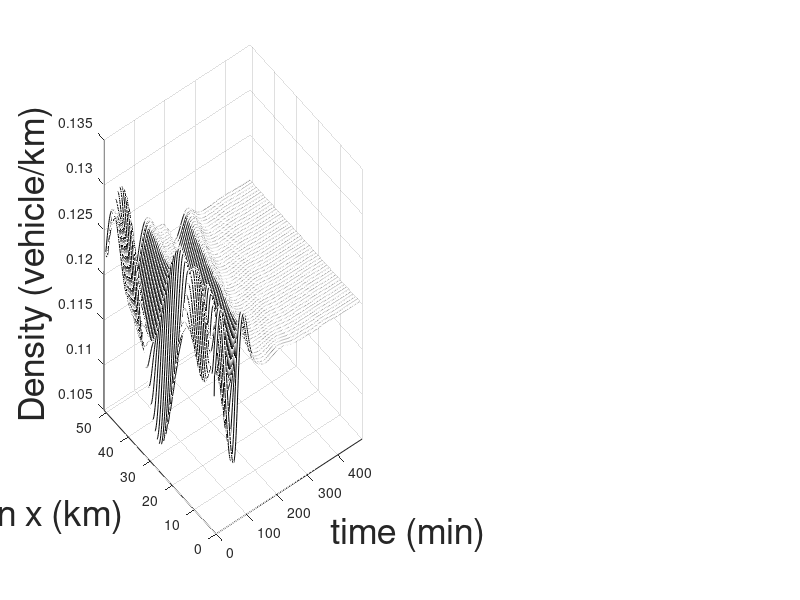

MATLAB code for this plot: (Note: this script raises an error after producing the figure.)
clc;
clear all;
close all;

%% Backstepping - Outlet CASE1
BKST_Outlet = load('ARZ_Backstep_Outlet_Results.mat');

r = BKST_Outlet.r_vec_bcmk;
v = BKST_Outlet.v_vec_bcmk*3.6;

[M,N]= size(BKST_Outlet.r_vec_bcmk);


figure()
colormap([0  0  0]);
subplot(1,2,1);
surf(r(:, 1:N/2),'FaceColor','white','EdgeColor','interp','MeshStyle','row');
axis([0, N/2, 0, M, 0.105, 0.135]);
ylabel('Position x (km)','fontsize', 26)
xlabel('time (min)','fontsize', 26)
zlabel('Density (vehicle/km)','fontsize', 26)
%title('rho','fontsize', 22)
ax=gca;
 ax.XTickMode = 'MANUAL';
 ax.XTick = 0:(N-1)/8:N-1;
 set(ax,'XTickLabel',[0,1,2,3,4],'fontsize', 22)
 set(gca,'Ydir','reverse')
 ax.YTickMode = 'MANUAL';
 ax.YTick = 0:(M-1)/2:M-1;
 set(ax,'YTickLabel',[0,0.25,0.5],'fontsize', 22)
 ax.ZTick = 0.105:0.01:0.135;
 set(ax,'ZTickLabel',[105,115,125,135],'fontsize', 22)
 hold on
 x1=0:1:M-1;
 plot3(0*ones(1,numel(x1)),x1,r(:,1),'-b','LineWidth',4);
%  hold on
%  x2=0:1:N/2-1;
%  plot3(x2, 0 *ones(1,numel(x2)),r(1, 1:N/2),'-r','LineWidth',4);
 hold on
 x2=0:1:N/2-1;
 plot3(x2, M *ones(1,numel(x2)),r(M, 1:N/2),'-r','LineWidth',4);
 
colormap([0  0  0]); 
subplot(1,2,2);
surf(v(:, 1:N/2),'FaceColor','white','edgecolor', 'interp','MeshStyle','row');
axis([0, N/2, 0, M, 32,40]);
ylabel('Position x (km)','fontsize', 26)
xlabel('time (min)','fontsize', 26)
zlabel('velocity (km/h)','fontsize', 26)
%title('velocity','fontsize', 22)
 ax=gca;
 ax.XTickMode = 'MANUAL';
 ax.XTick = 0:(N-1)/8:N-1;
 set(ax,'XTickLabel',[0,1,2,3,4],'fontsize', 22)
 set(gca,'Ydir','reverse')
 ax.YTickMode = 'MANUAL';
 ax.YTick = 0:(M-1)/2:M-1;
 set(ax,'YTickLabel',[0,0.25,0.5],'fontsize', 22)
 ax.ZTick = 32:2:40;
 set(ax,'ZTickLabel',[32,34,36,38,40],'fontsize', 22)
 hold on
 x1=0:1:M-1;
 plot3(0*ones(1,length(x1)),x1,v(:,1),'-b','LineWidth',4);
%  hold on
%  x2=0:1: N/2-1;
%  plot3(x2, 0*ones(1,numel(x2)),v(1, 1:N/2),'-r','LineWidth',4);
 hold on
 x2=0:1: N/2-1;
 plot3(x2, M*ones(1,numel(x2)),v(M, 1:N/2),'-r','LineWidth',4);

%% P-Control - Inlet CASE2


P_Inlet = load('ARZ_P_Control_Inlet_Results.mat');

r = P_Inlet.r_vec_base;
v = P_Inlet.v_vec_base*3.6;

[M,N]= size(P_Inlet.r_vec_base);


figure()
colormap([0  0  0]);
subplot(1,2,1);
surf(r(:, 1:N/2),'FaceColor','white','EdgeColor','interp','MeshStyle','row');
axis([0, N/2, 0, M, 0.105, 0.135]);
ylabel('Position x (km)','fontsize', 26)
xlabel('time (min)','fontsize', 26)
zlabel('Density (vehicle/km)','fontsize', 26)
%title('rho','fontsize', 22)
ax=gca;
 ax.XTickMode = 'MANUAL';
 ax.XTick = 0:(N-1)/8:N-1;
 set(ax,'XTickLabel',[0,1,2,3,4],'fontsize', 22)
%  set(gca,'Ydir','reverse')
 ax.YTickMode = 'MANUAL';
 ax.YTick = 0:(M-1)/2:M-1;
 set(ax,'YTickLabel',[0,0.25,0.5],'fontsize', 22)
 ax.ZTick = 0.105:0.01:0.135;
 set(ax,'ZTickLabel',[105,115,125,135],'fontsize', 22)
 hold on
 x1=0:1:M-1;
 plot3(0*ones(1,numel(x1)),x1,r(:,1),'-b','LineWidth',4);
 hold on
 x2=0:1:N/2-1;
 plot3(x2, 0 *ones(1,numel(x2)),r(1, 1:N/2),'-r','LineWidth',4);
%  hold on
%  x2=0:1:N/2-1;
%  plot3(x2, M *ones(1,numel(x2)),r(M, 1:N/2),'-r','LineWidth',4);
 
colormap([0  0  0]); 
subplot(1,2,2);
surf(v(:, 1:N/2),'FaceColor','white','edgecolor', 'interp','MeshStyle','row');
axis([0, N/2, 0, M, 32,40]);
ylabel('Position x (km)','fontsize', 26)
xlabel('time (min)','fontsize', 26)
zlabel('velocity (km/h)','fontsize', 26)
%title('velocity','fontsize', 22)
 ax=gca;
 ax.XTickMode = 'MANUAL';
 ax.XTick = 0:(N-1)/8:N-1;
 set(ax,'XTickLabel',[0,1,2,3,4],'fontsize', 22)
%  set(gca,'Ydir','reverse')
 ax.YTickMode = 'MANUAL';
 ax.YTick = 0:(M-1)/2:M-1;
 set(ax,'YTickLabel',[0,0.25,0.5],'fontsize', 22)
 ax.ZTick = 32:2:40;
 set(ax,'ZTickLabel',[32,34,36,38,40],'fontsize', 22)
 hold on
 x1=0:1:M-1;
 plot3(0*ones(1,length(x1)),x1,v(:,1),'-b','LineWidth',4);
 hold on
 x2=0:1: N/2-1;
 plot3(x2, 0*ones(1,numel(x2)),v(1, 1:N/2),'-r','LineWidth',4);
%  hold on
%  x2=0:1: N/2-1;
%  plot3(x2, M*ones(1,numel(x2)),v(M, 1:N/2),'-r','LineWidth',4);


%% PI Control - Outlet & Inlet CASE3


PI_Outlet_N_Inlet = load('ARZ_PI_Control_Outlet_N_Inlet_Results.mat');

r = PI_Outlet_N_Inlet.r_vec_base;
v = PI_Outlet_N_Inlet.v_vec_base*3.6;

[M,N]= size(PI_Outlet_N_Inlet.r_vec_base);


figure()
colormap([0  0  0]);
subplot(1,2,1);
surf(r(:, 1:N/2),'FaceColor','white','EdgeColor','interp','MeshStyle','row');
axis([0, N/2, 0, M, 0.105, 0.135]);
ylabel('Position x (km)','fontsize', 26)
xlabel('time (min)','fontsize', 26)
zlabel('Density (vehicle/km)','fontsize', 26)
%title('rho','fontsize', 22)
ax=gca;
 ax.XTickMode = 'MANUAL';
 ax.XTick = 0:(N-1)/8:N-1;
 set(ax,'XTickLabel',[0,1,2,3,4],'fontsize', 22)
 set(gca,'Ydir','reverse')
 ax.YTickMode = 'MANUAL';
 ax.YTick = 0:(M-1)/2:M-1;
 set(ax,'YTickLabel',[0,0.25,0.5],'fontsize', 22)
 ax.ZTick = 0.105:0.01:0.135;
 set(ax,'ZTickLabel',[105,115,125,135],'fontsize', 22)
 hold on
 x1=0:1:M-1;
 plot3(0*ones(1,numel(x1)),x1,r(:,1),'-b','LineWidth',4);
 hold on
 x2=0:1:N/2-1;
 plot3(x2, 0 *ones(1,numel(x2)),r(1, 1:N/2),'-r','LineWidth',4);
 hold on
 x2=0:1:N/2-1;
 plot3(x2, M *ones(1,numel(x2)),r(M, 1:N/2),'-r','LineWidth',4);
 
colormap([0  0  0]); 
subplot(1,2,2);
surf(v(:, 1:N/2),'FaceColor','white','edgecolor', 'interp','MeshStyle','row');
axis([0, N/2, 0, M, 32,40]);
ylabel('Position x (km)','fontsize', 26)
xlabel('time (min)','fontsize', 26)
zlabel('velocity (km/h)','fontsize', 26)
%title('velocity','fontsize', 22)
 ax=gca;
 ax.XTickMode = 'MANUAL';
 ax.XTick = 0:(N-1)/8:N-1;
 set(ax,'XTickLabel',[0,1,2,3,4],'fontsize', 22)
 set(gca,'Ydir','reverse')
 ax.YTickMode = 'MANUAL';
 ax.YTick = 0:(M-1)/2:M-1;
 set(ax,'YTickLabel',[0,0.25,0.5],'fontsize', 22)
 ax.ZTick = 32:2:40;
 set(ax,'ZTickLabel',[32,34,36,38,40],'fontsize', 22)
 hold on
 x1=0:1:M-1;
 plot3(0*ones(1,length(x1)),x1,v(:,1),'-b','LineWidth',4);
 hold on
 x2=0:1: N/2-1;
 plot3(x2, 0*ones(1,numel(x2)),v(1, 1:N/2),'-r','LineWidth',4);
 hold on
 x2=0:1: N/2-1;
 plot3(x2, M*ones(1,numel(x2)),v(M, 1:N/2),'-r','LineWidth',4);

%% RL - Outlet CASE1

RL_Outlet = load('ARZ_RL_Outlet_Results.mat');

r = RL_Outlet.r_vec_RL;
v = RL_Outlet.v_vec_RL*3.6;

[M,N]= size(RL_Outlet.r_vec_RL);


figure()
colormap([0  0  0]);
subplot(1,2,1);
surf(r(:, 1:N/2),'FaceColor','white','EdgeColor','interp','MeshStyle','row');
axis([0, N/2, 0, M, 0.105, 0.135]);
ylabel('Position x (km)','fontsize', 26)
xlabel('time (min)','fontsize', 26)
zlabel('Density (vehicle/km)','fontsize', 26)
%title('rho','fontsize', 22)
ax=gca;
 ax.XTickMode = 'MANUAL';
 ax.XTick = 0:(N-1)/8:N-1;
 set(ax,'XTickLabel',[0,1,2,3,4],'fontsize', 22)
 set(gca,'Ydir','reverse')
 ax.YTickMode = 'MANUAL';
 ax.YTick = 0:(M-1)/2:M-1;
 set(ax,'YTickLabel',[0,0.25,0.5],'fontsize', 22)
 ax.ZTick = 0.105:0.01:0.135;
 set(ax,'ZTickLabel',[105,115,125,135],'fontsize', 22)
 hold on
 x1=0:1:M-1;
 plot3(0*ones(1,numel(x1)),x1,r(:,1),'-b','LineWidth',4);
%  hold on
%  x2=0:1:N/2-1;
%  plot3(x2, 0 *ones(1,numel(x2)),r(1, 1:N/2),'-r','LineWidth',4);
 hold on
 x2=0:1:N/2-1;
 plot3(x2, M *ones(1,numel(x2)),r(M, 1:N/2),'-r','LineWidth',4);
 
colormap([0  0  0]); 
subplot(1,2,2);
surf(v(:, 1:N/2),'FaceColor','white','edgecolor', 'interp','MeshStyle','row');
axis([0, N/2, 0, M, 32,40]);
ylabel('Position x (km)','fontsize', 26)
xlabel('time (min)','fontsize', 26)
zlabel('velocity (km/h)','fontsize', 26)
%title('velocity','fontsize', 22)
 ax=gca;
 ax.XTickMode = 'MANUAL';
 ax.XTick = 0:(N-1)/8:N-1;
 set(ax,'XTickLabel',[0,1,2,3,4],'fontsize', 22)
 set(gca,'Ydir','reverse')
 ax.YTickMode = 'MANUAL';
 ax.YTick = 0:(M-1)/2:M-1;
 set(ax,'YTickLabel',[0,0.25,0.5],'fontsize', 22)
 ax.ZTick = 32:2:40;
 set(ax,'ZTickLabel',[32,34,36,38,40],'fontsize', 22)
 hold on
 x1=0:1:M-1;
 plot3(0*ones(1,length(x1)),x1,v(:,1),'-b','LineWidth',4);
%  hold on
%  x2=0:1: N/2-1;
%  plot3(x2, 0*ones(1,numel(x2)),v(1, 1:N/2),'-r','LineWidth',4);
 hold on
 x2=0:1: N/2-1;
 plot3(x2, M*ones(1,numel(x2)),v(M, 1:N/2),'-r','LineWidth',4);


%% RL - Inlet CASE2

RL_Inlet = load('ARZ_RL_Inlet_Results.mat');

r = RL_Inlet.r_vec_RL;
v = RL_Inlet.v_vec_RL*3.6;

[M,N]= size(RL_Inlet.r_vec_RL);


figure()
colormap([0  0  0]);
subplot(1,2,1);
surf(r(:, 1:N/2),'FaceColor','white','EdgeColor','interp','MeshStyle','row');
axis([0, N/2, 0, M, 0.105, 0.135]);
ylabel('Position x (km)','fontsize', 26)
xlabel('time (min)','fontsize', 26)
zlabel('Density (vehicle/km)','fontsize', 26)
%title('rho','fontsize', 22)
ax=gca;
 ax.XTickMode = 'MANUAL';
 ax.XTick = 0:(N-1)/8:N-1;
 set(ax,'XTickLabel',[0,1,2,3,4],'fontsize', 22)
%  set(gca,'Ydir','reverse')
 ax.YTickMode = 'MANUAL';
 ax.YTick = 0:(M-1)/2:M-1;
 set(ax,'YTickLabel',[0,0.25,0.5],'fontsize', 22)
 ax.ZTick = 0.105:0.01:0.135;
 set(ax,'ZTickLabel',[105,115,125,135],'fontsize', 22)
 hold on
 x1=0:1:M-1;
 plot3(0*ones(1,numel(x1)),x1,r(:,1),'-b','LineWidth',4);
 hold on
 x2=0:1:N/2-1;
 plot3(x2, 0 *ones(1,numel(x2)),r(1, 1:N/2),'-r','LineWidth',4);
%  hold on
%  x2=0:1:N/2-1;
%  plot3(x2, M *ones(1,numel(x2)),r(M, 1:N/2),'-r','LineWidth',4);
 
colormap([0  0  0]); 
subplot(1,2,2);
surf(v(:, 1:N/2),'FaceColor','white','edgecolor', 'interp','MeshStyle','row');
axis([0, N/2, 0, M, 32,40]);
ylabel('Position x (km)','fontsize', 26)
xlabel('time (min)','fontsize', 26)
zlabel('velocity (km/h)','fontsize', 26)
%title('velocity','fontsize', 22)
 ax=gca;
 ax.XTickMode = 'MANUAL';
 ax.XTick = 0:(N-1)/8:N-1;
 set(ax,'XTickLabel',[0,1,2,3,4],'fontsize', 22)
%  set(gca,'Ydir','reverse')
 ax.YTickMode = 'MANUAL';
 ax.YTick = 0:(M-1)/2:M-1;
 set(ax,'YTickLabel',[0,0.25,0.5],'fontsize', 22)
 ax.ZTick = 32:2:40;
 set(ax,'ZTickLabel',[32,34,36,38,40],'fontsize', 22)
 hold on
 x1=0:1:M-1;
 plot3(0*ones(1,length(x1)),x1,v(:,1),'-b','LineWidth',4);
 hold on
 x2=0:1: N/2-1;
 plot3(x2, 0*ones(1,numel(x2)),v(1, 1:N/2),'-r','LineWidth',4);
%  hold on
%  x2=0:1: N/2-1;
%  plot3(x2, M*ones(1,numel(x2)),v(M, 1:N/2),'-r','LineWidth',4);

%% RL - Outlet & Inlet CASE3

RL_Outlet_N_Inlet = load('ARZ_RL_Outlet_N_Inlet_Results.mat');

r = RL_Outlet_N_Inlet.r_vec_RL;
v = RL_Outlet_N_Inlet.v_vec_RL*3.6;

[M,N]= size(RL_Outlet_N_Inlet.r_vec_RL);


figure()
colormap([0  0  0]);
subplot(1,2,1);
surf(r(:, 1:N/2),'FaceColor','white','EdgeColor','interp','MeshStyle','row');
axis([0, N/2, 0, M, 0.105, 0.135]);
ylabel('Position x (km)','fontsize', 26)
xlabel('time (min)','fontsize', 26)
zlabel('Density (vehicle/km)','fontsize', 26)
%title('rho','fontsize', 22)
ax=gca;
 ax.XTickMode = 'MANUAL';
 ax.XTick = 0:(N-1)/8:N-1;
 set(ax,'XTickLabel',[0,1,2,3,4],'fontsize', 22)
 set(gca,'Ydir','reverse')
 ax.YTickMode = 'MANUAL';
 ax.YTick = 0:(M-1)/2:M-1;
 set(ax,'YTickLabel',[0,0.25,0.5],'fontsize', 22)
 ax.ZTick = 0.105:0.01:0.135;
 set(ax,'ZTickLabel',[105,115,125,135],'fontsize', 22)
 hold on
 x1=0:1:M-1;
 plot3(0*ones(1,numel(x1)),x1,r(:,1),'-b','LineWidth',4);
 hold on
 x2=0:1:N/2-1;
 plot3(x2, 0 *ones(1,numel(x2)),r(1, 1:N/2),'-r','LineWidth',4);
 hold on
 x2=0:1:N/2-1;
 plot3(x2, M *ones(1,numel(x2)),r(M, 1:N/2),'-r','LineWidth',4);
 
colormap([0  0  0]); 
subplot(1,2,2);
surf(v(:, 1:N/2),'FaceColor','white','edgecolor', 'interp','MeshStyle','row');
axis([0, N/2, 0, M, 32,40]);
ylabel('Position x (km)','fontsize', 26)
xlabel('time (min)','fontsize', 26)
zlabel('velocity (km/h)','fontsize', 26)
%title('velocity','fontsize', 22)
 ax=gca;
 ax.XTickMode = 'MANUAL';
 ax.XTick = 0:(N-1)/8:N-1;
 set(ax,'XTickLabel',[0,1,2,3,4],'fontsize', 22)
 set(gca,'Ydir','reverse')
 ax.YTickMode = 'MANUAL';
 ax.YTick = 0:(M-1)/2:M-1;
 set(ax,'YTickLabel',[0,0.25,0.5],'fontsize', 22)
 ax.ZTick = 32:2:40;
 set(ax,'ZTickLabel',[32,34,36,38,40],'fontsize', 22)
 hold on
 x1=0:1:M-1;
 plot3(0*ones(1,length(x1)),x1,v(:,1),'-b','LineWidth',4);
 hold on
 x2=0:1: N/2-1;
 plot3(x2, 0*ones(1,numel(x2)),v(1, 1:N/2),'-r','LineWidth',4);
 hold on
 x2=0:1: N/2-1;
 plot3(x2, M*ones(1,numel(x2)),v(M, 1:N/2),'-r','LineWidth',4);